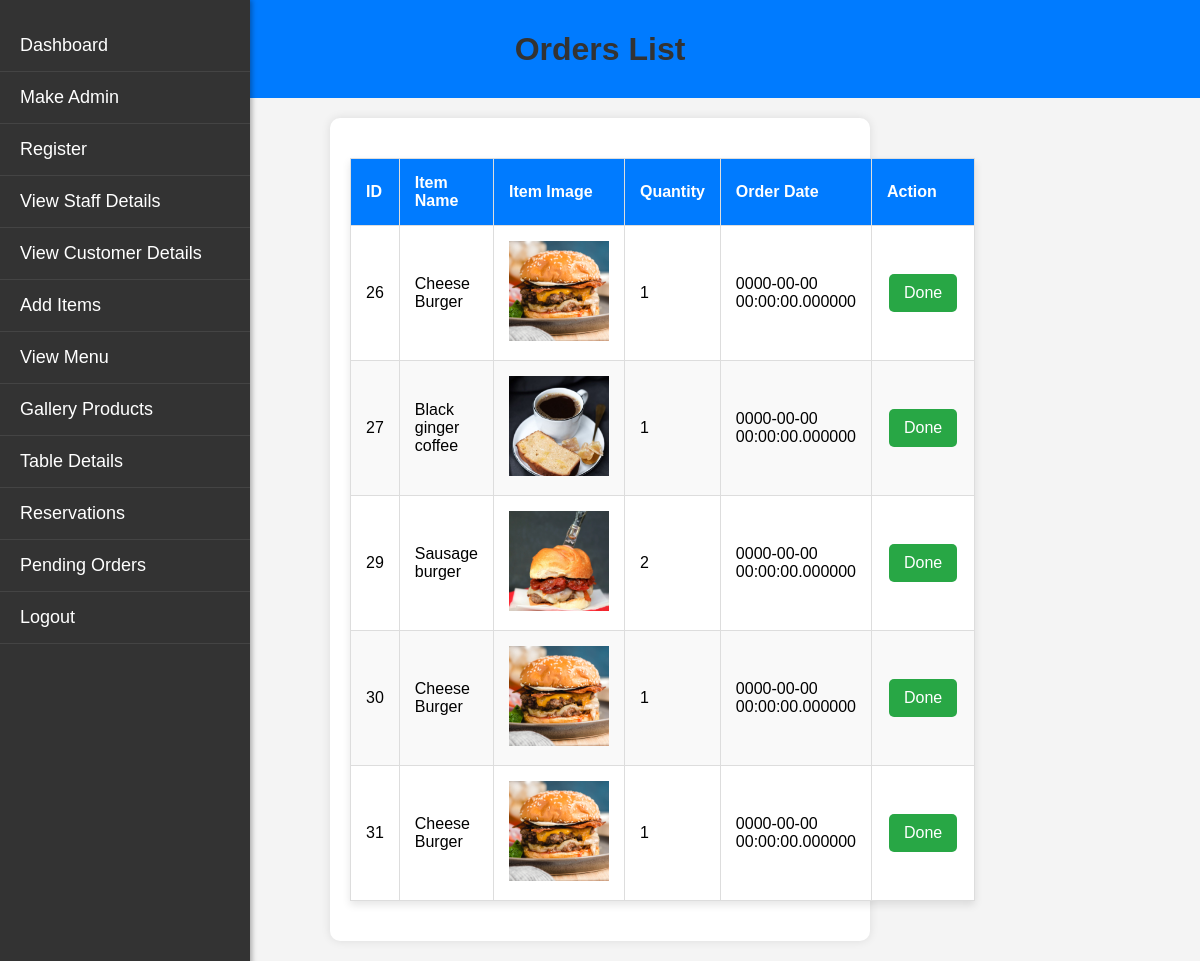
Page /cafe/orders.php on the committed database.
### tables this page shows
CREATE TABLE `orders` (
  `id` int(255) NOT NULL,
  `item_name` varchar(255) NOT NULL,
  `item_image` varchar(255) NOT NULL,
  `quantity` varchar(255) NOT NULL,
  `order_date` datetime(6) NOT NULL
);

### cafe/orders.php (the view, shortened to what this page needs)
<?php
include 'C:\xampp\htdocs\cafe\connect.php';
$query = "SELECT * FROM orders";
$result = mysqli_query($con, $query);
?>
<!DOCTYPE html>
<html lang="en">
<head>
    <link rel="stylesheet" href="https://cdnjs.cloudflare.com/ajax/libs/font-awesome/6.5.2/css/all.min.css">
    <link rel="stylesheet" href="css/style.css">
</head>
<body>
    <div class="sidebar" style="height: 100%; width: 250px; position: fixed; top: 0; left: 0; background-color: #333; color: #fff; padding-top: 20px; box-shadow: 2px 0 5px rgba(0, 0, 0, 0.3);">
        <a href="adminpanel.php" style="display: block; padding: 15px 20px; text-decoration: none; font-size: 18px; color: #fff; transition: background-color 0.3s, color 0.3s; border-bottom: 1px solid #444;">Dashboard</a>
        <a href="adminpanel.php" style="display: block; padding: 15px 20px; text-decoration: none; font-size: 18px; color: #fff; transition: background-color 0.3s, color 0.3s; border-bottom: 1px solid #444;">Make Admin</a>
        <a href="adminregister.php" style="display: block; padding: 15px 20px; text-decoration: none; font-size: 18px; color: #fff; transition: background-color 0.3s, color 0.3s; border-bottom: 1px solid #444;">Register</a>
        <a href="staffdetails.php" style="display: block; padding: 15px 20px; text-decoration: none; font-size: 18px; color: #fff; transition: background-color 0.3s, color 0.3s; border-bottom: 1px solid #444;">View Staff Details</a>
        <a href="customerdetails.php" style="display: block; padding: 15px 20px; text-decoration: none; font-size: 18px; color: #fff; transition: background-color 0.3s, color 0.3s; border-bottom: 1px solid #444;">View Customer Details</a>
        <a href="additem.php" style="display: block; padding: 15px 20px; text-decoration: none; font-size: 18px; color: #fff; transition: background-color 0.3s, color 0.3s; border-bottom: 1px solid #444;">Add Items</a>
        <a href="addmenu.php" style="display: block; padding: 15px 20px; text-decoration: none; font-size: 18px; color: #fff; transition: background-color 0.3s, color 0.3s; border-bottom: 1px solid #444;">View Menu</a>
        <a href="adminpanel.php" style="display: block; padding: 15px 20px; text-decoration: none; font-size: 18px; color: #fff; transition: background-color 0.3s, color 0.3s; border-bottom: 1px solid #444;">Gallery Products</a>
        <a href="tabledetail.php" style="display: block; padding: 15px 20px; text-decoration: none; font-size: 18px; color: #fff; transition: background-color 0.3s, color 0.3s; border-bottom: 1px solid #444;">Table Details</a>
        <a href="bookings.php" style="display: block; padding: 15px 20px; text-decoration: none; font-size: 18px; color: #fff; transition: background-color 0.3s, color 0.3s; border-bottom: 1px solid #444;">Reservations</a>
        <a href="orders.php" style="display: block; padding: 15px 20px; text-decoration: none; font-size: 18px; color: #fff; transition: background-color 0.3s, color 0.3s; border-bottom: 1px solid #444;">Pending Orders</a>
        <a href="customer/signin.php" style="display: block; padding: 15px 20px; text-decoration: none; font-size: 18px; color: #fff; transition: background-color 0.3s, color 0.3s; border-bottom: 1px solid #444;">Logout</a>
    </div>
    <header>
        <h1>Orders List</h1>
    </header>
    <div class="container">
        <table>
            <thead>
                <tr>
                    <th>ID</th>
                    <th>Item Name</th>
                    <th>Item Image</th>
                    <th>Quantity</th>
                    <th>Order Date</th>
                    <th>Action</th>
                </tr>
            </thead>
            <tbody>
                <?php
                while ($order = mysqli_fetch_assoc($result)) {
                    echo "<tr>";
                    echo "<td>{$order['id']}</td>";
                    echo "<td>{$order['item_name']}</td>";
                    echo "<td><img src='uploaded_img/{$order['item_image']}' alt='{$order['item_name']}' style='width: 100px; height: 100px; object-fit: cover;'></td>";
                    echo "<td>{$order['quantity']}</td>";
                    echo "<td>{$order['order_date']}</td>";
                    echo "<td><button class='btn-done' onclick='markOrderDone({$order['id']})'>Done</button></td>";
                    echo "</tr>";
                }
                ?>
            </tbody>
        </table>
    </div>
</body>
</html>

### cafe/css/style.css (style rules this page uses)
body { background: #f2f2f2; font-family: 'Segoe UI', Tahoma, Geneva, Verdana, sans-serif; }
.container { max-width: 500px; margin: 50px auto; padding: 20px; background: #ffffff; border-radius: 10px; box-shadow: 0 0 10px rgba(0, 0, 0, 0.1); }
h1 { text-align: center; margin-bottom: 20px; color: #333333; }

### cafe/orders.php (style rules this page uses)
body { font-family: Arial, sans-serif; background-color: #f4f4f4; margin: 0; padding: 0; }
header { background-color: #007bff; color: #fff; padding: 10px 0; text-align: center; }
table { width: 90%; margin: 20px auto; border-collapse: collapse; background-color: #fff; box-shadow: 0 4px 8px rgba(0, 0, 0, 0.1); }
table th, table td { padding: 15px; border: 1px solid #ddd; text-align: left; }
table th { background-color: #007bff; color: #fff; }
table tr:nth-child(even) { background-color: #f9f9f9; }
.container { width: 90%; margin: 20px auto; }
.btn-done { background-color: #28a745; color: white; border: none; padding: 10px 15px; text-align: center; text-decoration: none; display: inline-block; font-size: 16px; margin: 4px 2px; cursor: pointer; border-radius: 5px; }

### rows in the picture
orders: id "26", item_name "Cheese Burger", item_image (picture), quantity "1", order_date "0000-00-00 00:00:00.000000"
orders: id "27", item_name "Black ginger coffee", item_image (picture), quantity "1", order_date "0000-00-00 00:00:00.000000"
orders: id "29", item_name "Sausage burger", item_image (picture), quantity "2", order_date "0000-00-00 00:00:00.000000"
orders: id "30", item_name "Cheese Burger", item_image (picture), quantity "1", order_date "0000-00-00 00:00:00.000000"
orders: id "31", item_name "Cheese Burger", item_image (picture), quantity "1", order_date "0000-00-00 00:00:00.000000"
